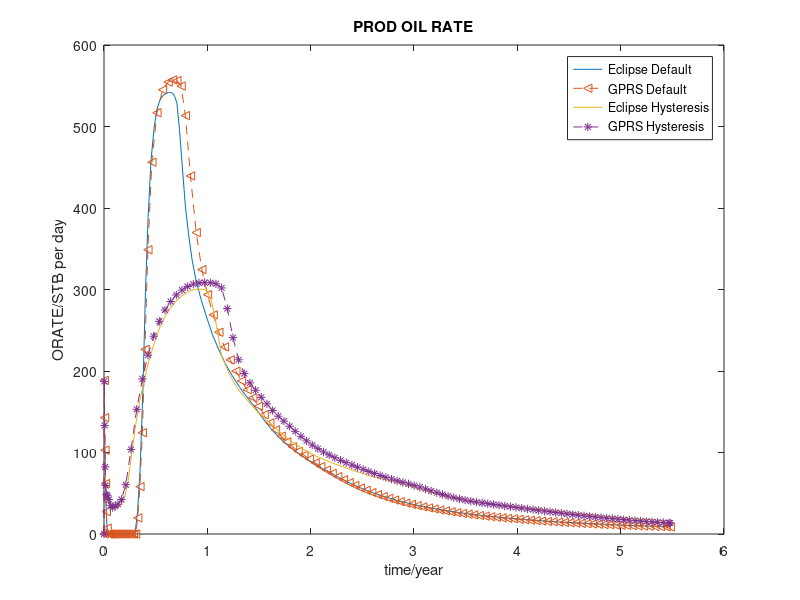
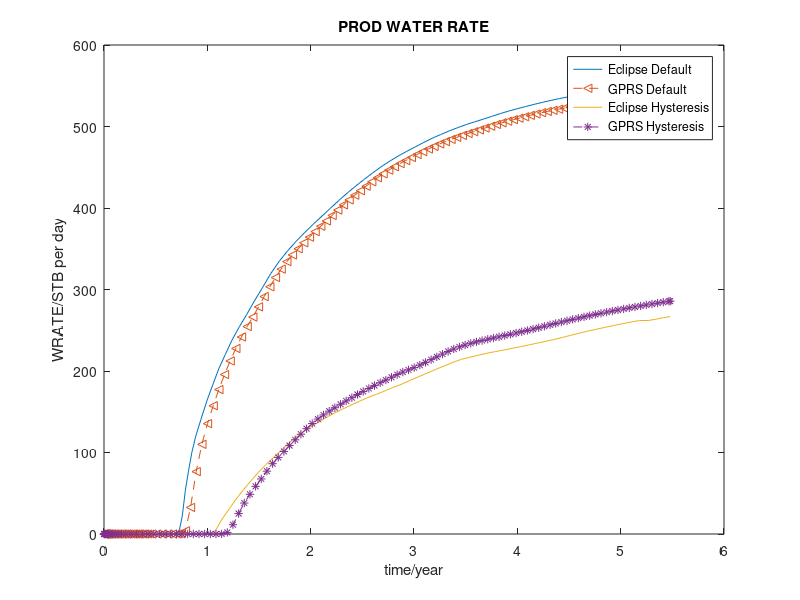
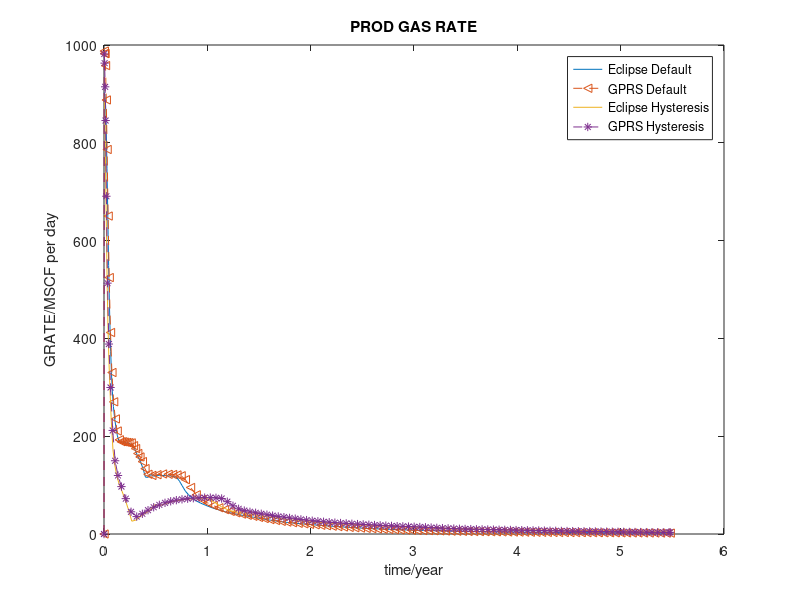
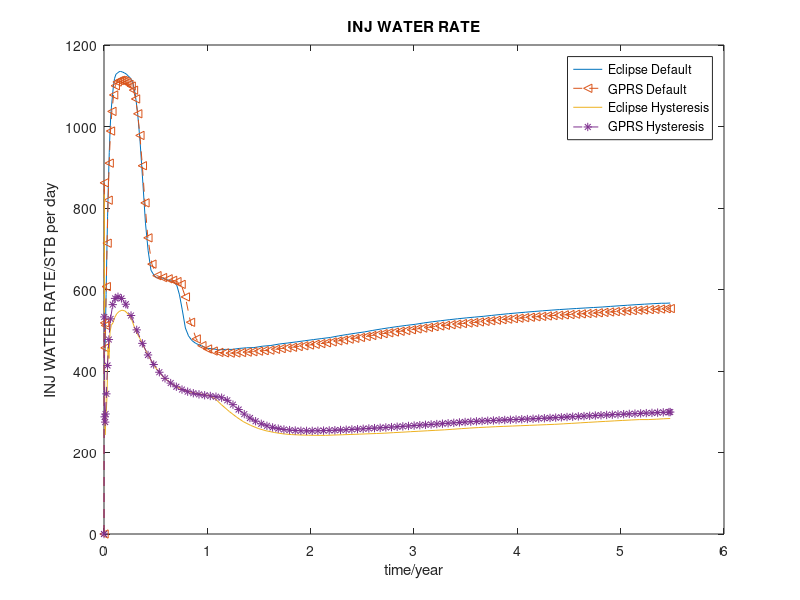

These charts were generated, in order, by the following MATLAB code:
clear all;
clc
% time BHP oRate gRate
gprsInjOld = [0         600         0           0           0         
1         600         0           0           -861.857  
2         600         0           0           -518.175  
3.33021   600         0           0           -456.816  
5.30761   600         0           0           -511.796  
7.99371   600         0           0           -607.141  
10.8857   600         0           0           -713.698  
14.5041   600         0           0           -819.207  
18.2858   600         0           0           -910.072  
22.9539   600         0           0           -988.871  
27.8614   600         0           0           -1037.07  
33.99     600         0           0           -1077.42  
39.8857   600         0           0           -1100.04  
46.4433   600         0           0           -1109.26  
53.8336   600         0           0           -1112.54  
60.3282   600         0           0           -1113.58  
66.7981   600         0           0           -1112.86  
73.3157   600         0           0           -1110.91  
80.4751   600         0           0           -1107.79  
87.9141   600         0           0           -1103.44  
95.9725   600         0           0           -1099.22  
104.137   600         0           0           -1089.15  
111.46    600         0           0           -1067.64  
119.139   600         0           0           -1031.2   
126.8     600         0           0           -978.105  
135.478   600         0           0           -903.735  
144.632   600         0           0           -812.548  
154.942   600         0           0           -726.725  
169.033   600         0           0           -662.338  
186.906   600         0           0           -633.903  
206.737   600         0           0           -629.3    
226.236   600         0           0           -626.194  
242.274   600         0           0           -622.584  
257.421   600         0           0           -619.325  
272.274   600         0           0           -612.657  
287.405   600         0           0           -581.766  
305.616   600         0           0           -519.556  
325.616   600         0           0           -478.712  
345.616   600         0           0           -462.202  
365.616   600         0           0           -454.046  
385.616   600         0           0           -448.974  
405.616   600         0           0           -445.652  
425.616   600         0           0           -444.467  
445.616   600         0           0           -443.912  
465.616   600         0           0           -444.293  
485.616   600         0           0           -445.339  
505.616   600         0           0           -446.355  
525.616   600         0           0           -447.334  
545.616   600         0           0           -448.699  
565.616   600         0           0           -449.935  
585.616   600         0           0           -451.15   
605.616   600         0           0           -453.2    
625.616   600         0           0           -455.055  
645.616   600         0           0           -456.724  
665.616   600         0           0           -458.204  
685.616   600         0           0           -460.08   
705.616   600         0           0           -461.979  
725.616   600         0           0           -463.799  
745.616   600         0           0           -465.571  
765.616   600         0           0           -467.317  
785.616   600         0           0           -469.077  
805.616   600         0           0           -471.431  
825.616   600         0           0           -473.759  
845.616   600         0           0           -476.018  
865.616   600         0           0           -478.201  
885.616   600         0           0           -480.304  
905.616   600         0           0           -482.317  
925.616   600         0           0           -484.736  
945.616   600         0           0           -487.172  
965.616   600         0           0           -489.48   
985.616   600         0           0           -491.666  
1005.62   600         0           0           -493.739  
1025.62   600         0           0           -495.696  
1045.62   600         0           0           -497.531  
1065.62   600         0           0           -499.268  
1085.62   600         0           0           -501.248  
1105.62   600         0           0           -503.291  
1125.62   600         0           0           -505.232  
1145.62   600         0           0           -507.066  
1165.62   600         0           0           -508.822  
1185.62   600         0           0           -510.506  
1205.62   600         0           0           -512.112  
1225.62   600         0           0           -513.637  
1245.62   600         0           0           -515.061  
1265.62   600         0           0           -516.416  
1285.62   600         0           0           -517.722  
1305.62   600         0           0           -518.976  
1325.62   600         0           0           -520.339  
1345.62   600         0           0           -521.827  
1365.62   600         0           0           -523.29   
1385.62   600         0           0           -524.691  
1405.62   600         0           0           -526.012  
1425.62   600         0           0           -527.279  
1445.62   600         0           0           -528.503  
1465.62   600         0           0           -529.691  
1485.62   600         0           0           -530.845  
1505.62   600         0           0           -531.965  
1525.62   600         0           0           -533.048  
1545.62   600         0           0           -534.095  
1565.62   600         0           0           -535.097  
1585.62   600         0           0           -536.039  
1605.62   600         0           0           -536.923  
1625.62   600         0           0           -537.777  
1645.62   600         0           0           -538.61   
1665.62   600         0           0           -539.425  
1685.62   600         0           0           -540.221  
1705.62   600         0           0           -540.999  
1725.62   600         0           0           -541.869  
1745.62   600         0           0           -542.841  
1765.62   600         0           0           -543.82   
1785.62   600         0           0           -544.783  
1805.62   600         0           0           -545.722  
1825.62   600         0           0           -546.632  
1845.62   600         0           0           -547.504  
1865.62   600         0           0           -548.315  
1885.62   600         0           0           -549.094  
1905.62   600         0           0           -549.854  
1925.62   600         0           0           -550.602  
1945.62   600         0           0           -551.338  
1965.62   600         0           0           -552.062  
1985.62   600         0           0           -552.768  
2000      600         0           0           -553.266  
];

%   t       BHP	     q(Gas)       q(Oil)    q(Water)
% (days)   (psia)    (MSCF/day)   (STB/day)  (STB/day)
gprsProdOld = [0         400         0           0           0         
1         400         987.67493   188.533     0.000725576
2         400         982.69569   142.833     0.000861243
3.33021   400         982.4642    102.917     0.000939491
5.30761   400         957.90129   61.9156     0.000980391
7.99371   400         887.64606   27.4035     0.000947256
10.8857   400         786.33063   7.20502     0.000849687
14.5041   400         650.24913   0           0.000699248
18.2858   400         524.42909   0           0.000551311
22.9539   400         412.07014   0           0.00041122
27.8614   400         330.27999   0           0.000308243
33.99     400         270.27484   0           0.000230445
39.8857   400         235.3551    0           0.000183401
46.4433   400         210.68015   0           0.000149413
53.8336   400         192.60315   0           0.000123566
60.3282   400         188.71992   0           0.000111262
66.7981   400         188.61564   0           0.000102986
73.3157   400         187.84758   0           9.58226e-005
80.4751   400         187.20856   0           8.94535e-005
87.9141   400         186.76393   0           8.3984e-005
95.9725   400         186.345     0           7.92161e-005
104.137   400         180.60987   0           8.40303e-005
111.46    400         174.6185    0           0.000113594
119.139   400         164.60514   19.7446     0.000155106
126.8     400         157.5734    58.1654     0.000185187
135.478   400         148.0968    124.296     0.000175476
144.632   400         133.64113   226.536     9.31488e-005
154.942   400         122.20826   348.745     0         
169.033   400         119.82407   456.167     0         
186.906   400         121.28002   516.874     0         
206.737   400         122.76508   545.016     0         
226.236   400         122.12122   554.485     0         
242.274   400         121.63817   557.166     0         
257.421   400         120.81928   556.309     0.00113001
272.274   400         119.0582    549.632     0.147424  
287.405   400         111.15237   513.402     3.88153   
305.616   400         95.182654   439.368     32.5796   
325.616   400         80.164106   369.896     76.5236   
345.616   400         70.319185   324.435     110.041   
365.616   400         63.652996   293.722     135.436   
385.616   400         58.259621   268.881     157.385   
405.616   400         53.641123   247.572     177.207   
425.616   400         49.727993   229.504     195.663   
445.616   400         46.290818   213.643     212.316   
465.616   400         43.305906   199.896     227.628   
485.616   400         40.689875   187.881     241.722   
505.616   400         38.320172   177.024     254.511   
525.616   400         36.16402    167.158     266.195   
545.616   400         33.926954   156.92      278.674   
565.616   400         31.633773   146.411     291.308   
585.616   400         29.456307   136.427     303.351   
605.616   400         27.588754   127.869     314.702   
625.616   400         25.896875   120.106     324.971   
645.616   400         24.371934   113.098     334.233   
665.616   400         23.039558   106.97      342.352   
685.616   400         21.883821   101.649     350.004   
705.616   400         20.811731   96.7062     357.26    
725.616   400         19.784263   91.9619     364.221   
745.616   400         18.781295   87.325      371.016   
765.616   400         17.81138    82.8364     377.626   
785.616   400         16.861893   78.4388     384.15    
805.616   400         15.991005   74.4035     390.889   
825.616   400         15.134633   70.4331     397.518   
845.616   400         14.320902   66.6598     403.863   
865.616   400         13.549646   63.0825     409.921   
885.616   400         12.810531   59.6532     415.737   
905.616   400         12.12656    56.4789     421.186   
925.616   400         11.508365   53.6099     426.722   
945.616   400         10.918243   50.8706     432.126   
965.616   400         10.374702   48.3474     437.164   
985.616   400         9.8644581   45.9785     441.914   
1005.62   400         9.3840986   43.748      446.401   
1025.62   400         8.9348295   41.6616     450.615   
1045.62   400         8.5247854   39.7573     454.511   
1065.62   400         8.1397765   37.9689     458.184   
1085.62   400         7.7903029   36.3456     461.927   
1105.62   400         7.4576704   34.8001     465.645   
1125.62   400         7.1474019   33.3584     469.145   
1145.62   400         6.8574841   32.011      472.438   
1165.62   400         6.5811711   30.7265     475.584   
1185.62   400         6.3167508   29.497      478.597   
1205.62   400         6.0657548   28.3296     481.467   
1225.62   400         5.8285505   27.2261     484.185   
1245.62   400         5.612331    26.2202     486.696   
1265.62   400         5.4082348   25.2705     489.079   
1285.62   400         5.2118737   24.3565     491.374   
1305.62   400         5.0243635   23.4835     493.572   
1325.62   400         4.8525062   22.6833     495.804   
1345.62   400         4.6910211   21.9313     498.109   
1365.62   400         4.5321366   21.1911     500.373   
1385.62   400         4.3810727   20.4872     502.535   
1405.62   400         4.241258    19.8356     504.561   
1425.62   400         4.1078961   19.214      506.499   
1445.62   400         3.9790914   18.6134     508.373   
1465.62   400         3.8541038   18.0305     510.192   
1485.62   400         3.7327939   17.4645     511.958   
1505.62   400         3.6152447   16.916      513.671   
1525.62   400         3.5014879   16.3851     515.328   
1545.62   400         3.3915134   15.8717     516.93    
1565.62   400         3.2868042   15.3828     518.461   
1585.62   400         3.1897384   14.9295     519.892   
1605.62   400         3.1003393   14.512      521.228   
1625.62   400         3.0143773   14.1104     522.516   
1645.62   400         2.9305376   13.7187     523.773   
1665.62   400         2.8484746   13.3352     525.002   
1685.62   400         2.7681527   12.9598     526.205   
1705.62   400         2.6896129   12.5926     527.379   
1725.62   400         2.6181535   12.2585     528.613   
1745.62   400         2.5511874   11.9454     529.927   
1765.62   400         2.4834399   11.6286     531.249   
1785.62   400         2.4166544   11.3162     532.549   
1805.62   400         2.3514737   11.0112     533.818   
1825.62   400         2.2884451   10.7163     535.046   
1845.62   400         2.2282991   10.4349     536.222   
1865.62   400         2.1736013   10.1789     537.31    
1885.62   400         2.1213617   9.93438     538.352   
1905.62   400         2.0703888   9.69578     539.371   
1925.62   400         2.0202475   9.46105     540.372   
1945.62   400         1.970816    9.22962     541.359   
1965.62   400         1.9221909   9.00194     542.329   
1985.62   400         1.8748151   8.7801      543.275   
2000      400         1.8414318   8.62376     543.942   
];

%  TIME         YEARS        FOPR         FOIR         FWIR         FWPR         FGPR         FGIR         WGOR         WBHP         
%  DAYS         YEARS        STB/DAY      STB/DAY      STB/DAY      STB/DAY      MSCF/DAY     MSCF/DAY     MSCF/STB     PSIA         

% TIME         YEARS        FOPR         FGPR         FGIR         FWPR         FWIR         WBHP         WBHP         BSOIL        
%  DAYS         YEARS        STB/DAY      MSCF/DAY     MSCF/DAY     STB/DAY      STB/DAY      PSIA         PSIA                      
%                                                                                             P            I                         
                                                                                                                      
ecl = [1.000000     0.002738     170.8767     903.0549            0     1.772950     825.4114     400.0000     600.0000     0.473420     
 2.000000     0.005476     131.0126     897.2959            0     1.583643     503.8109     400.0000     600.0000     0.448716     
 3.000000     0.008214     103.7711     900.1786            0     1.450289     447.3962     400.0000     600.0000     0.427778     
 4.232995     0.011589     77.56336     890.8461            0     1.304622     475.0600     400.0000     600.0000     0.404642     
 5.908514     0.016177     51.18825     872.8062            0     1.135558     534.0337     400.0000     600.0000     0.375937     
 7.392818     0.020240     32.64950     841.3089            0     0.994060     587.8042     400.0000     600.0000     0.351101     
 8.886045     0.024329     19.93866     798.3750            0     0.870503     646.4364     400.0000     600.0000     0.330163     
 10.54885     0.028881     9.735104     747.8344            0     0.751202     710.2166     400.0000     600.0000     0.308854     
 12.64378     0.034617     1.256589     678.9258            0     0.623502     778.3791     400.0000     600.0000     0.285019     
 14.48445     0.039656            0     613.1135            0     0.526414     831.6989     400.0000     600.0000     0.266625     
 16.37331     0.044828            0     549.0338            0     0.443527     882.6923     400.0000     600.0000     0.249443     
 18.58734     0.050889            0     484.5509            0     0.366343     936.5701     400.0000     600.0000     0.232092     
 21.26414     0.058218            0     419.3017            0     0.294620     988.9652     400.0000     600.0000     0.213622     
 23.61879     0.064665            0     372.8412            0     0.246723     1023.052     400.0000     600.0000     0.199512     
 26.21882     0.071783            0     330.1155            0     0.205104     1047.755     400.0000     600.0000     0.185593     
 29.50061     0.080768            0     290.6478            0     0.167905     1072.737     400.0000     600.0000     0.170510     
 33.24409     0.091017            0     260.7845            0     0.139337     1099.432     400.0000     600.0000     0.156139     
 37.32130     0.102180            0     237.3637            0     0.117094     1118.140     400.0000     600.0000     0.142416     
 42.31938     0.115864            0     217.5002            0     0.098085     1128.327     400.0000     600.0000     0.128705     
 47.30812     0.129523            0     200.5961            0     0.083231     1130.865     400.0000     600.0000     0.117546     
 52.96901     0.145021            0     189.9537            0     0.072221     1134.450     400.0000     600.0000     0.107058     
 58.54262     0.160281            0     187.6934            0     0.065995     1135.024     400.0000     600.0000     0.098765     
 64.95221     0.177829            0     187.7769            0     0.060908     1133.924     400.0000     600.0000     0.091431     
 71.95675     0.197007            0     187.0876            0     0.056221     1131.529     400.0000     600.0000     0.085552     
 78.93990     0.216126            0     186.4836            0     0.052429     1128.655     400.0000     600.0000     0.081271     
 85.76247     0.234805            0     185.9425            0     0.049375     1123.779     400.0000     600.0000     0.078083     
 93.30396     0.255452            0     184.1116            0     0.046346     1118.972     400.0000     600.0000     0.075704     
 101.7939     0.278696            0     178.7140            0     0.052449     1107.303     400.0000     600.0000     0.150010     
 110.3344     0.302079     3.005510     171.9584            0     0.078976     1079.644     400.0000     600.0000     0.318098     
 118.5159     0.324479     27.44979     159.4646            0     0.121666     1034.757     400.0000     600.0000     0.462386     
 127.3757     0.348736     78.22962     149.7109            0     0.183415     963.4736     400.0000     600.0000     0.576057     
 137.3757     0.376114     175.9291     134.8080            0     0.266215     860.3838     400.0000     600.0000     0.675161     
 146.4621     0.400991     297.8675     116.1516            0     0.334017     762.9620     400.0000     600.0000     0.750506     
 155.9302     0.426914     389.6487     116.0298            0     0.387427     695.2063     400.0000     600.0000     0.786259     
 165.9302     0.454292     457.9819     121.7780            0     0.420952     647.1496     400.0000     600.0000     0.809177     
 176.9302     0.484409     498.2515     118.0723            0     0.425572     634.6680     400.0000     600.0000     0.836378     
 186.8203     0.511486     520.8673     119.7719            0     0.427227     628.4611     400.0000     600.0000     0.852325     
 196.7497     0.538671     531.8260     120.0509            0     0.425960     628.4335     400.0000     600.0000     0.862065     
 204.4225     0.559678     536.1945     119.8332            0     0.419261     628.6284     400.0000     600.0000     0.866930     
 211.9096     0.580177     539.0762     119.4911            0     0.425836     626.7896     400.0000     600.0000     0.866810     
 221.9096     0.607555     541.1836     119.2341            0     0.424977     624.0591     400.0000     600.0000     0.866893     
 228.8161     0.626464     541.7571     118.9435            0     0.423089     622.7285     400.0000     600.0000     0.866967     
 235.2527     0.644087     541.6915     118.6096            0     0.420341     621.4755     400.0000     600.0000     0.867050     
 242.7838     0.664706     540.8132     118.1203            0     0.418984     619.6713     400.0000     600.0000     0.867073     
 250.2015     0.685014     536.5067     116.9975            0     0.532371     616.4270     400.0000     600.0000     0.863578     
 257.5377     0.705100     528.7002     115.2014            0     0.868745     609.4183     400.0000     600.0000     0.853444     
 266.6159     0.729955     496.2850     108.0443            0     5.463879     586.8781     400.0000     600.0000     0.800573     
 276.4629     0.756914     451.2184     98.38297            0     21.99984     549.9891     400.0000     600.0000     0.728293     
 287.4629     0.787031     401.9518     87.68364            0     53.87564     505.4872     400.0000     600.0000     0.653701     
 298.4629     0.817147     368.2603     80.34254            0     77.32966     486.2652     400.0000     600.0000     0.613741     
 310.4629     0.850001     337.9243     73.71580            0     100.3418     474.8034     400.0000     600.0000     0.580440     
 324.4629     0.888331     312.0244     68.06032            0     120.4777     467.6429     400.0000     600.0000     0.553803     
 342.4629     0.937612     288.2034     62.84673            0     140.7227     462.1183     400.0000     600.0000     0.529416     
 364.4629     0.997845     263.8659     57.52633            0     164.4460     455.6855     400.0000     600.0000     0.503395     
 384.4629     1.052602     243.4078     53.05629            0     183.2436     454.4826     400.0000     600.0000     0.482809     
 405.4629     1.110097     226.2364     49.32073            0     202.8026     451.8481     400.0000     600.0000     0.463747     
 428.4629     1.173067     208.9355     45.55118            0     220.2544     453.0352     400.0000     600.0000     0.445895     
 452.4629     1.238776     194.6307     42.42405            0     238.1160     452.9939     400.0000     600.0000     0.429499     
 478.4629     1.309960     180.3906     39.30322            0     254.5217     455.4454     400.0000     600.0000     0.413811     
 503.4629     1.378406     168.8153     36.74921            0     268.9657     456.9759     400.0000     600.0000     0.400573     
 529.4629     1.449590     157.2377     34.20131            0     284.9114     457.4609     400.0000     600.0000     0.386487     
 559.4629     1.531726     142.5699     30.97944            0     302.0461     460.8153     400.0000     600.0000     0.369618     
 589.4629     1.613861     129.3588     28.08248            0     319.7929     462.6100     400.0000     600.0000     0.353191     
 619.4629     1.695997     118.0878     25.60763            0     334.8337     466.2749     400.0000     600.0000     0.338703     
 649.4629     1.778133     108.6098     23.53318            0     347.8303     468.7550     400.0000     600.0000     0.326216     
 679.4629     1.860268     100.6014     21.78146            0     359.4635     471.4261     400.0000     600.0000     0.315080     
 709.4629     1.942404     93.54277     20.24165            0     370.1532     474.3010     400.0000     600.0000     0.304664     
 739.4629     2.024539     87.05129     18.82766            0     380.1458     477.0597     400.0000     600.0000     0.294898     
 769.4629     2.106675     80.60934     17.42711            0     389.9627     479.7025     400.0000     600.0000     0.285094     
 799.4629     2.188810     74.96276     16.20056            0     399.5910     482.3066     400.0000     600.0000     0.275832     
 829.4629     2.270946     69.21584     14.95371            0     409.2148     486.2774     400.0000     600.0000     0.265858     
 859.4629     2.353081     63.92922     13.80707            0     418.4655     489.6382     400.0000     600.0000     0.256428     
 889.4629     2.435217     59.11295     12.76299            0     427.0559     492.8596     400.0000     600.0000     0.247669     
 919.4629     2.517352     54.59554     11.78417            0     435.2428     495.8848     400.0000     600.0000     0.239240     
 949.4629     2.599488     50.75738     10.95248            0     443.1409     499.6484     400.0000     600.0000     0.231048     
 979.4629     2.681623     47.08560     10.15721            0     450.7329     503.1482     400.0000     600.0000     0.223080     
 1009.463     2.763759     43.87963     9.462852            0     457.5114     506.3499     400.0000     600.0000     0.215997     
 1039.463     2.845894     40.88104     8.813645            0     463.8323     509.3291     400.0000     600.0000     0.209291     
 1069.463     2.928030     38.22192     8.237999            0     469.5264     512.0580     400.0000     600.0000     0.203261     
 1099.463     3.010165     35.95329     7.746866            0     474.9554     514.5830     400.0000     600.0000     0.197673     
 1129.463     3.092301     33.64724     7.247978            0     480.4937     517.9390     400.0000     600.0000     0.191409     
 1159.463     3.174437     31.62446     6.810425            0     485.6019     520.7929     400.0000     600.0000     0.185803     
 1189.463     3.256572     29.85949     6.428684            0     490.1729     523.3955     400.0000     600.0000     0.180842     
 1219.463     3.338707     28.14892     6.058890            0     494.5607     525.8780     400.0000     600.0000     0.175992     
 1249.463     3.420843     26.56594     5.716805            0     498.6321     528.1863     400.0000     600.0000     0.171460     
 1279.463     3.502979     25.10487     5.401155            0     502.4026     530.3298     400.0000     600.0000     0.167240     
 1309.463     3.585114     23.85315     5.130754            0     505.7397     532.2719     400.0000     600.0000     0.163583     
 1339.463     3.667250     22.62419     4.865415            0     508.9815     534.1403     400.0000     600.0000     0.159966     
 1369.463     3.749385     21.54678     4.632817            0     512.4256     536.3937     400.0000     600.0000     0.156010     
 1399.463     3.831521     20.49203     4.405237            0     515.7953     538.5896     400.0000     600.0000     0.152102     
 1429.463     3.913656     19.49795     4.190818            0     518.9749     540.6624     400.0000     600.0000     0.148387     
 1459.463     3.995792     18.65047     4.008035            0     521.7781     542.5207     400.0000     600.0000     0.145184     
 1489.463     4.077927     17.80542     3.825869            0     524.5338     544.3359     400.0000     600.0000     0.141973     
 1519.463     4.160063     16.99555     3.651355            0     527.1738     546.0746     400.0000     600.0000     0.138874     
 1549.463     4.242198     16.22625     3.485642            0     529.6857     547.7305     400.0000     600.0000     0.135911     
 1579.463     4.324334     15.49139     3.327399            0     532.0837     549.3108     400.0000     600.0000     0.133063     
 1609.463     4.406469     14.80251     3.179102            0     534.3370     550.7975     400.0000     600.0000     0.130377     
 1639.463     4.488605     14.20497     3.050478            0     536.3386     552.1339     400.0000     600.0000     0.128030     
 1669.463     4.570740     13.63246     2.927282            0     538.2567     553.4150     400.0000     600.0000     0.125770     
 1699.463     4.652876     13.08184     2.808832            0     540.1033     554.6492     400.0000     600.0000     0.123587     
 1729.463     4.735012     12.54804     2.694031            0     541.8901     555.8422     400.0000     600.0000     0.121462     
 1759.463     4.817147     12.07343     2.591976            0     543.6588     556.9933     400.0000     600.0000     0.119399     
 1789.463     4.899282     11.59533     2.489199            0     545.6792     558.5720     400.0000     600.0000     0.116788     
 1819.463     4.981418     11.15429     2.394411            0     547.6074     560.0096     400.0000     600.0000     0.114358     
 1849.463     5.063554     10.72017     2.301133            0     549.4974     561.4167     400.0000     600.0000     0.111953     
 1879.463     5.145689     10.30717     2.212407            0     551.2982     562.7581     400.0000     600.0000     0.109651     
 1909.463     5.227825     9.913425     2.127834            0     553.0161     564.0380     400.0000     600.0000     0.107445     
 1939.463     5.309960     9.591340     2.058659            0     554.4861     565.1493     400.0000     600.0000     0.105626     
 1969.463     5.392096     9.254231     1.986271            0     555.9908     566.2791     400.0000     600.0000     0.103716     
 1984.731     5.433899     9.253799     1.986178            0     555.9961     566.2776     400.0000     600.0000     0.103713     
 2000.000     5.475702     9.084513     1.949830            0     556.7504     566.8457     400.0000     600.0000     0.102752     
];

ecl_hyst = [1.000000     0.002738     169.7119     896.1907            0     1.761110     833.5385     400.0000     600.0000     0.473380     
 2.000000     0.005476     128.2557     881.4985            0     1.555968     458.2123     400.0000     600.0000     0.448140     
 3.503427     0.009592     88.26200     856.7268            0     1.330863     243.0015     400.0000     600.0000     0.417649     
 5.550900     0.015198     63.69086     741.6027            0     1.088335     263.8732     400.0000     600.0000     0.401604     
 8.293970     0.022708     48.22976     629.6628            0     0.886066     300.9022     400.0000     600.0000     0.391629     
 10.98866     0.030085     45.22617     514.7484            0     0.757215     348.4853     400.0000     600.0000     0.398673     
 13.86389     0.037957     43.93609     426.9549            0     0.662084     459.4542     400.0000     600.0000     0.407318     
 17.67901     0.048402     40.51453     349.1398            0     0.560795     430.7351     400.0000     600.0000     0.414162     
 21.26595     0.058223     36.41644     293.7767            0     0.478520     495.7558     400.0000     600.0000     0.417925     
 25.74385     0.070483     33.74975     230.8940            0     0.398772     512.4360     400.0000     600.0000     0.427916     
 31.58143     0.086465     33.05859     172.8326            0     0.334344     518.1602     400.0000     600.0000     0.444484     
 37.49076     0.102644     32.50660     143.0919            0     0.295667     530.9816     400.0000     600.0000     0.455496     
 44.91190     0.122962     32.34700     119.4087            0     0.263877     540.2664     400.0000     600.0000     0.466902     
 53.20219     0.145660     33.43137     102.7362            0     0.244611     546.0058     400.0000     600.0000     0.478530     
 63.20219     0.173038     37.47792     87.98530            0     0.238115     549.2493     400.0000     600.0000     0.494465     
 74.20219     0.203155     46.75122     71.39216            0     0.248480     547.3446     400.0000     600.0000     0.517877     
 85.20219     0.233271     65.49657     51.95324            0     0.285253     539.8599     400.0000     600.0000     0.545542     
 98.20219     0.268863     99.75588     26.22938            0     0.352565     525.5781     400.0000     600.0000     0.572272     
 112.2022     0.307193     134.5894     28.40513            0     0.433871     497.6049     400.0000     600.0000     0.578110     
 126.2022     0.345523     162.8602     34.92537            0     0.490469     480.7469     400.0000     600.0000     0.579106     
 142.2022     0.389328     189.2236     41.17210            0     0.525715     457.0238     400.0000     600.0000     0.580128     
 161.2022     0.441348     216.2157     47.71561            0     0.551130     432.2786     400.0000     600.0000     0.582085     
 178.2022     0.487891     234.7358     59.73257            0     0.561248     411.8539     400.0000     600.0000     0.581116     
 197.2022     0.539910     253.8395     58.15363            0     0.569022     395.1485     400.0000     600.0000     0.583348     
 216.2022     0.591929     267.2831     61.89236            0     0.574407     381.2083     400.0000     600.0000     0.583969     
 234.2022     0.641211     277.0409     65.29321            0     0.571039     370.8886     400.0000     600.0000     0.584470     
 254.2022     0.695968     285.5420     67.71046            0     0.564558     362.2163     400.0000     600.0000     0.585054     
 274.2022     0.750725     291.9853     69.56842            0     0.554921     355.6631     400.0000     600.0000     0.585590     
 292.2022     0.800006     296.3271     70.83209            0     0.544202     351.1973     400.0000     600.0000     0.586042     
 305.2022     0.835598     298.4484     71.47273            0     0.534701     348.3681     400.0000     600.0000     0.586359     
 321.2022     0.879404     300.1283     72.08549            0     0.521545     345.7973     400.0000     600.0000     0.586729     
 336.2022     0.920471     300.4008     72.69265            0     0.506968     343.9208     400.0000     600.0000     0.587017     
 348.2022     0.953326     300.3634     72.70113            0     0.495309     342.5970     400.0000     600.0000     0.587296     
 363.2022     0.994393     299.1531     72.34553            0     0.497443     340.9316     400.0000     600.0000     0.587198     
 378.2022     1.035461     287.2664     69.18744            0     1.055063     337.5924     400.0000     600.0000     0.573187     
 394.2022     1.079267     261.7539     63.36416            0     4.313313     330.9569     400.0000     600.0000     0.537716     
 415.2022     1.136762     218.6155     55.62018            0     17.46095     317.0628     400.0000     600.0000     0.473546     
 443.2022     1.213421     196.0360     47.90133            0     31.21227     300.2723     400.0000     600.0000     0.435522     
 469.2022     1.284606     179.7994     45.17506            0     43.99917     286.3854     400.0000     600.0000     0.408594     
 493.2022     1.350314     169.6587     42.01688            0     54.57543     275.2570     400.0000     600.0000     0.390275     
 518.2022     1.418760     159.3673     40.01522            0     64.89966     266.5190     400.0000     600.0000     0.373828     
 545.2022     1.492682     148.8275     37.47850            0     75.60542     258.8656     400.0000     600.0000     0.357763     
 572.2022     1.566604     140.5219     35.21793            0     85.29649     253.3470     400.0000     600.0000     0.344899     
 602.2022     1.648740     131.0156     33.03146            0     95.06551     249.0653     400.0000     600.0000     0.331635     
 632.2022     1.730875     121.7564     30.71565            0     104.7480     245.8319     400.0000     600.0000     0.318861     
 662.2022     1.813011     113.5900     28.62995            0     114.4710     243.9819     400.0000     600.0000     0.307027     
 692.2022     1.895146     106.5486     26.82141            0     122.8724     242.9923     400.0000     600.0000     0.296866     
 722.2022     1.977282     100.2352     25.23871            0     130.0950     242.4249     400.0000     600.0000     0.287983     
 752.2022     2.059417     94.98199     23.90533            0     136.1907     242.1916     400.0000     600.0000     0.280557     
 782.2022     2.141553     90.79261     22.83448            0     142.4045     242.0643     400.0000     600.0000     0.273828     
 812.2022     2.223689     86.32880     21.69016            0     148.0805     242.8907     400.0000     600.0000     0.267107     
 842.2022     2.305824     82.62177     20.74369            0     153.1856     243.5611     400.0000     600.0000     0.261304     
 872.2022     2.387959     78.97928     19.81205            0     158.1164     244.2963     400.0000     600.0000     0.255631     
 902.2022     2.470095     75.47956     18.91783            0     162.8746     245.0797     400.0000     600.0000     0.250157     
 932.2022     2.552231     72.10680     18.05601            0     167.4476     245.8542     400.0000     600.0000     0.244875     
 962.2022     2.634366     69.25848     17.32984            0     171.4166     246.6245     400.0000     600.0000     0.240365     
 992.2022     2.716502     66.82195     16.70257            0     175.5870     247.4772     400.0000     600.0000     0.235973     
 1022.202     2.798637     64.04380     16.00533            0     179.9734     248.7093     400.0000     600.0000     0.231059     
 1052.202     2.880773     61.55722     15.35426            0     183.9793     249.8268     400.0000     600.0000     0.226600     
 1082.202     2.962908     58.30206     14.54683            0     188.6722     251.0415     400.0000     600.0000     0.220943     
 1112.202     3.045044     55.32990     13.80925            0     193.0804     252.2006     400.0000     600.0000     0.215684     
 1142.202     3.127179     52.27494     13.05094            0     197.5481     253.3302     400.0000     600.0000     0.210253     
 1172.202     3.209315     49.24146     12.32400            0     202.0718     254.4942     400.0000     600.0000     0.204787     
 1202.202     3.291450     46.49918     11.56664            0     206.2477     255.5923     400.0000     600.0000     0.199754     
 1232.202     3.373586     44.07955     10.96405            0     210.6588     257.0475     400.0000     600.0000     0.194578     
 1262.202     3.455721     41.98729     10.45125            0     214.3407     258.5316     400.0000     600.0000     0.190098     
 1292.202     3.537857     40.45432     10.14272            0     216.8618     259.9870     400.0000     600.0000     0.186855     
 1322.202     3.619992     39.00728     9.781507            0     219.3445     261.1821     400.0000     600.0000     0.183721     
 1352.202     3.702128     37.64071     9.422792            0     221.7502     262.2602     400.0000     600.0000     0.180717     
 1382.202     3.784263     36.44411     9.126457            0     223.8046     263.2470     400.0000     600.0000     0.178087     
 1412.202     3.866399     35.32001     8.832363            0     225.7810     264.1335     400.0000     600.0000     0.175585     
 1442.202     3.948534     34.17849     8.542563            0     227.8065     264.9682     400.0000     600.0000     0.173026     
 1472.202     4.030670     32.99611     8.243551            0     229.9138     265.7861     400.0000     600.0000     0.170358     
 1502.202     4.112805     31.77775     7.936230            0     232.0914     266.6094     400.0000     600.0000     0.167590     
 1532.202     4.194941     30.52485     7.620930            0     234.3587     267.4568     400.0000     600.0000     0.164719     
 1562.202     4.277077     29.28631     7.309139            0     236.5832     268.3018     400.0000     600.0000     0.161867     
 1592.202     4.359212     28.18707     7.031639            0     238.8251     269.1272     400.0000     600.0000     0.159145     
 1622.202     4.441348     27.02103     6.743423            0     241.4691     270.3073     400.0000     600.0000     0.155811     
 1652.202     4.523483     25.88050     6.457417            0     244.0751     271.5117     400.0000     600.0000     0.152514     
 1682.202     4.605618     24.72449     6.167192            0     246.7145     272.7846     400.0000     600.0000     0.149141     
 1712.202     4.687754     23.60893     5.886278            0     249.2252     274.0497     400.0000     600.0000     0.145865     
 1742.202     4.769890     22.61416     5.635310            0     251.4524     275.2438     400.0000     600.0000     0.142920     
 1772.202     4.852025     21.59880     5.379407            0     253.7295     276.4308     400.0000     600.0000     0.139889     
 1802.202     4.934161     20.61924     5.132735            0     255.9269     277.5792     400.0000     600.0000     0.136939     
 1832.202     5.016296     19.66305     4.892646            0     258.0978     278.7124     400.0000     600.0000     0.134032     
 1862.202     5.098432     18.76051     4.665873            0     260.1287     279.7928     400.0000     600.0000     0.131270     
 1892.202     5.180567     17.95810     4.463834            0     261.9348     280.7979     400.0000     600.0000     0.128796     
 1922.202     5.262703     17.95334     4.469824            0     261.9449     280.8013     400.0000     600.0000     0.128784     
 1952.202     5.344838     17.16781     4.265226            0     263.7207     281.7638     400.0000     600.0000     0.126342     
 1976.101     5.410270     16.39920     4.072286            0     265.4625     282.6940     400.0000     600.0000     0.123939     
 2000.000     5.475702     15.81135     3.926921            0     266.7951     283.4104     400.0000     600.0000     0.122091     
];
gprsProd = [0         400         0           0           0         
1         400         981.74561   187.283     0.000735156
2.19524   400         962.90746   133.195     0.000895407
4.12843   400         914.4926    82.3194     0.000981266
5.59961   400         845.52467   59.538      0.000984243
8.38291   400         690.68372   48.2705     0.000934058
12.2913   400         512.99053   47.0004     0.000847652
17.1896   400         388.48768   42.3603     0.000741395
23.1084   400         299.6021    35.2175     0.000623178
30.7469   400         211.74068   32.501      0.000512148
39.2526   400         149.81065   34.152      0.00044375
49.4021   400         119.66661   36.4423     0.000405846
61.6047   400         96.961262   42.3083     0.000391299
76.9664   400         72.301985   60.4008     0.000416267
95.5038   400         45.40345    103.709     0.000478302
115.504   400         35.615191   153.028     0.000482604
135.504   400         41.351447   190.249     0.000415124
155.504   400         48.659792   219.399     0.00031959
175.504   400         54.70534    242.698     0.000224456
195.504   400         59.55723    260.957     0.000144647
215.504   400         63.734703   274.738     8.67984e-005
235.504   400         66.895719   285.295     4.78119e-005
255.504   400         69.19909    293.298     2.43756e-005
275.504   400         70.924246   299.223     1.28636e-005
295.504   400         72.203617   303.576     9.52562e-006
315.504   400         73.20312    306.594     1.22208e-005
335.504   400         74.06169    308.034     2.08312e-005
355.504   400         74.315817   308.58      3.17919e-005
375.504   400         74.349341   308.281     4.38399e-005
395.504   400         74.00604    306.976     0.00315687
415.504   400         72.616733   301.912     0.14688   
435.504   400         66.137119   276.609     1.92892   
455.504   400         57.689867   240.933     11.3929   
475.504   400         51.563945   213.716     25.0736   
495.504   400         47.888974   196.87      37.9765   
515.504   400         45.39286    185.438     48.6898   
535.504   400         43.392686   176.419     58.4799   
555.504   400         41.393567   167.741     67.5713   
575.504   400         39.50974    159.677     77.0913   
595.504   400         37.565424   151.571     86.2593   
615.504   400         35.895059   144.586     93.9764   
635.504   400         34.418525   138.434     101.305   
655.504   400         32.904213   132.249     108.491   
675.504   400         31.351202   125.979     115.571   
695.504   400         29.822463   119.845     122.448   
715.504   400         28.422015   114.23      129.232   
735.504   400         27.171546   109.236     135.495   
755.504   400         26.041909   104.749     141.086   
775.504   400         25.017173   100.688     146.126   
795.504   400         24.084532   96.9976     150.706   
815.504   400         23.222212   93.587      154.945   
835.504   400         22.430191   90.4522     159.14    
855.504   400         21.684787   87.5046     163.292   
875.504   400         20.963592   84.66       167.286   
895.504   400         20.266502   81.9129     171.161   
915.504   400         19.591262   79.2501     174.922   
935.504   400         18.939596   76.6813     178.591   
955.504   400         18.308921   74.1919     182.155   
975.504   400         17.702893   71.7998     185.604   
995.504   400         17.12157    69.502      188.919   
1015.5    400         16.579079   67.3534     192.291   
1035.5    400         16.061618   65.3077     195.576   
1055.5    400         15.560577   63.3295     198.718   
1075.5    400         15.233213   61.5025     201.34    
1095.5    400         14.793732   59.5717     204.127   
1115.5    400         14.261461   57.4773     207.213   
1135.5    400         13.699351   55.2567     210.521   
1155.5    400         13.126853   52.9846     213.937   
1175.5    400         12.554235   50.7054     217.359   
1195.5    400         11.997965   48.4884     220.713   
1215.5    400         11.492937   46.456      224.034   
1235.5    400         11.042604   44.6523     226.968   
1255.5    400         10.640395   43.0576     229.55    
1275.5    400         10.278954   41.6276     231.843   
1295.5    400         9.9497363   40.3253     233.922   
1315.5    400         9.6582347   39.1709     235.74    
1335.5    400         9.3951475   38.1294     237.391   
1355.5    400         9.1515804   37.162      238.941   
1375.5    400         8.9183761   36.2336     240.451   
1395.5    400         8.6904108   35.323      241.956   
1415.5    400         8.464387    34.4158     243.477   
1435.5    400         8.2388167   33.5083     245.014   
1455.5    400         8.0146545   32.6057     246.572   
1475.5    400         7.7913065   31.7035     248.146   
1495.5    400         7.5672321   30.7982     249.735   
1515.5    400         7.3472396   29.9011     251.417   
1535.5    400         7.1288427   29.0109     253.164   
1555.5    400         6.9095028   28.1214     254.901   
1575.5    400         6.6932156   27.2463     256.625   
1595.5    400         6.4797594   26.3825     258.329   
1615.5    400         6.2694162   25.5334     260.009   
1635.5    400         6.063307    24.7012     261.661   
1655.5    400         5.8617634   23.8869     263.282   
1675.5    400         5.664992    23.0918     264.871   
1695.5    400         5.4753565   22.3272     266.422   
1715.5    400         5.292402    21.5883     267.93    
1735.5    400         5.1151193   20.8719     269.398   
1755.5    400         4.9432397   20.1768     270.829   
1775.5    400         4.7766884   19.5034     272.222   
1795.5    400         4.6159108   18.8539     273.574   
1815.5    400         4.4611985   18.2276     274.883   
1835.5    400         4.3135525   17.6303     276.152   
1855.5    400         4.1715789   17.0552     277.381   
1875.5    400         4.0344376   16.4994     278.575   
1895.5    400         3.9063733   15.9709     279.83    
1915.5    400         3.7801776   15.4593     281.042   
1935.5    400         3.6583896   14.9645     282.209   
1955.5    400         3.5406477   14.4866     283.337   
1975.5    400         3.4269186   14.0252     284.428   
1995.5    400         3.3175708   13.5819     285.483   
2000      400         3.2924065   13.4841     285.719   
];

%   t       BHP	     q(Gas)       q(Oil)    q(Water)
% (days)   (psia)    (MSCF/day)   (STB/day)  (STB/day)
gprsInj = [0         600         0           0           0         
1         600         0           0           -532.727  
2.19524   600         0           0           -287.493  
4.12843   600         0           0           -274.62   
5.59961   600         0           0           -294.534  
8.38291   600         0           0           -343.95   
12.2913   600         0           0           -413.64   
17.1896   600         0           0           -477.225  
23.1084   600         0           0           -527.877  
30.7469   600         0           0           -562.894  
39.2526   600         0           0           -578.124  
49.4021   600         0           0           -582.162  
61.6047   600         0           0           -578.022  
76.9664   600         0           0           -563.904  
95.5038   600         0           0           -536.158  
115.504   600         0           0           -500.97   
135.504   600         0           0           -467.804  
155.504   600         0           0           -439.383  
175.504   600         0           0           -415.931  
195.504   600         0           0           -396.963  
215.504   600         0           0           -381.998  
235.504   600         0           0           -370.356  
255.504   600         0           0           -361.364  
275.504   600         0           0           -354.5    
295.504   600         0           0           -349.318  
315.504   600         0           0           -345.47   
335.504   600         0           0           -342.648  
355.504   600         0           0           -340.481  
375.504   600         0           0           -338.696  
395.504   600         0           0           -336.952  
415.504   600         0           0           -334.493  
435.504   600         0           0           -328.038  
455.504   600         0           0           -317.446  
475.504   600         0           0           -305.43   
495.504   600         0           0           -294.233  
515.504   600         0           0           -284.639  
535.504   600         0           0           -276.821  
555.504   600         0           0           -270.46   
575.504   600         0           0           -265.49   
595.504   600         0           0           -261.582  
615.504   600         0           0           -258.604  
635.504   600         0           0           -256.467  
655.504   600         0           0           -254.988  
675.504   600         0           0           -253.989  
695.504   600         0           0           -253.356  
715.504   600         0           0           -253.086  
735.504   600         0           0           -253.151  
755.504   600         0           0           -253.418  
775.504   600         0           0           -253.802  
795.504   600         0           0           -254.241  
815.504   600         0           0           -254.71   
835.504   600         0           0           -255.259  
855.504   600         0           0           -255.911  
875.504   600         0           0           -256.632  
895.504   600         0           0           -257.401  
915.504   600         0           0           -258.192  
935.504   600         0           0           -259.007  
955.504   600         0           0           -259.829  
975.504   600         0           0           -260.652  
995.504   600         0           0           -261.466  
1015.5    600         0           0           -262.327  
1035.5    600         0           0           -263.231  
1055.5    600         0           0           -264.143  
1075.5    600         0           0           -265.153  
1095.5    600         0           0           -266.138  
1115.5    600         0           0           -267.071  
1135.5    600         0           0           -267.983  
1155.5    600         0           0           -268.901  
1175.5    600         0           0           -269.825  
1195.5    600         0           0           -270.768  
1215.5    600         0           0           -271.781  
1235.5    600         0           0           -272.845  
1255.5    600         0           0           -273.867  
1275.5    600         0           0           -274.822  
1295.5    600         0           0           -275.706  
1315.5    600         0           0           -276.528  
1335.5    600         0           0           -277.276  
1355.5    600         0           0           -277.97   
1375.5    600         0           0           -278.609  
1395.5    600         0           0           -279.213  
1415.5    600         0           0           -279.799  
1435.5    600         0           0           -280.377  
1455.5    600         0           0           -280.956  
1475.5    600         0           0           -281.541  
1495.5    600         0           0           -282.133  
1515.5    600         0           0           -282.761  
1535.5    600         0           0           -283.437  
1555.5    600         0           0           -284.145  
1575.5    600         0           0           -284.874  
1595.5    600         0           0           -285.615  
1615.5    600         0           0           -286.362  
1635.5    600         0           0           -287.109  
1655.5    600         0           0           -287.852  
1675.5    600         0           0           -288.589  
1695.5    600         0           0           -289.32   
1715.5    600         0           0           -290.042  
1735.5    600         0           0           -290.753  
1755.5    600         0           0           -291.452  
1775.5    600         0           0           -292.138  
1795.5    600         0           0           -292.811  
1815.5    600         0           0           -293.469  
1835.5    600         0           0           -294.115  
1855.5    600         0           0           -294.746  
1875.5    600         0           0           -295.363  
1895.5    600         0           0           -295.999  
1915.5    600         0           0           -296.641  
1935.5    600         0           0           -297.279  
1955.5    600         0           0           -297.907  
1975.5    600         0           0           -298.522  
1995.5    600         0           0           -299.123  
2000      600         0           0           -299.257  
];
ecl(:,1) = ecl(:,1)./365;
%ecl_stone(:,1) = ecl_stone(:,1)./365;
ecl_hyst(:,1) = ecl_hyst(:,1)./365;
gprsProd(:,1) = gprsProd(:,1)./365;
gprsInj(:,1) = gprsInj(:,1)./365;
gprsProdOld(:,1) = gprsProdOld(:,1)./365;
gprsInjOld(:,1) = gprsInjOld(:,1)./365;

% gprsProdOld
% gprsInjOld
figure
plot(ecl(:,1), ecl(:,3),gprsProdOld(:,1), gprsProdOld(:,4),'--<',...
    ecl_hyst(:,1), ecl_hyst(:,3),gprsProd(:,1), gprsProd(:,4), '--*')
title('PROD OIL RATE')
legend('Eclipse Default','GPRS Default','Eclipse Hysteresis','GPRS Hysteresis')
xlabel('time/year')
ylabel('ORATE/STB per day')

MW_water = 1;

figure
plot(ecl(:,1), ecl(:,6),gprsProdOld(:,1), gprsProdOld(:,5).*MW_water,'--<',...
    ecl_hyst(:,1), ecl_hyst(:,6),gprsProd(:,1), gprsProd(:,5).*MW_water, '--*')
title('PROD WATER RATE')
legend('Eclipse Default','GPRS Default','Eclipse Hysteresis','GPRS Hysteresis')
xlabel('time/year')
ylabel('WRATE/STB per day')


figure
plot(ecl(:,1), ecl(:,4),gprsProdOld(:,1), gprsProdOld(:,3),'--<',... 
    ecl_hyst(:,1),ecl_hyst(:,4), gprsProd(:,1), gprsProd(:,3),'--*')
title('PROD GAS RATE')
legend('Eclipse Default','GPRS Default','Eclipse Hysteresis','GPRS Hysteresis')
xlabel('time/year')
ylabel('GRATE/MSCF per day')

figure
plot(ecl(:,1), ecl(:,7),gprsInjOld(:,1), gprsInjOld(:,5).*(-MW_water),'--<', ...
    ecl_hyst(:,1), ecl_hyst(:,7), gprsInj(:,1), gprsInj(:,5).*(-MW_water), '--*')
title('INJ WATER RATE')
legend('Eclipse Default','GPRS Default','Eclipse Hysteresis','GPRS Hysteresis')
xlabel('time/year')
ylabel('INJ WATER RATE/STB per day')
